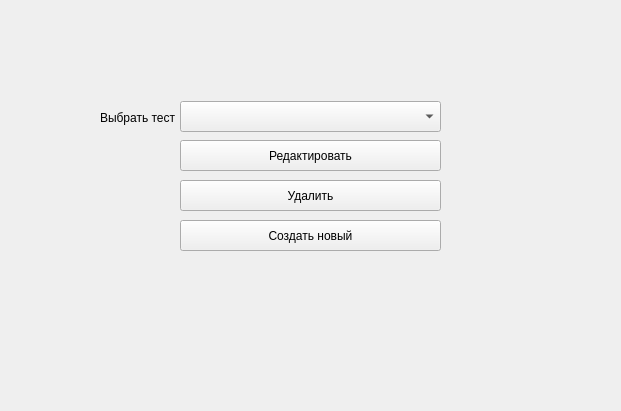
<?xml version="1.0" encoding="UTF-8"?>
<ui version="4.0">
 <class>Form</class>
 <widget class="QWidget" name="Form">
  <property name="geometry">
   <rect>
    <x>0</x>
    <y>0</y>
    <width>621</width>
    <height>411</height>
   </rect>
  </property>
  <property name="windowTitle">
   <string>Выбрать тест</string>
  </property>
  <widget class="QComboBox" name="tests">
   <property name="geometry">
    <rect>
     <x>180</x>
     <y>101</y>
     <width>261</width>
     <height>31</height>
    </rect>
   </property>
  </widget>
  <widget class="QPushButton" name="redact">
   <property name="geometry">
    <rect>
     <x>180</x>
     <y>140</y>
     <width>261</width>
     <height>31</height>
    </rect>
   </property>
   <property name="text">
    <string>Редактировать</string>
   </property>
  </widget>
  <widget class="QLabel" name="label">
   <property name="geometry">
    <rect>
     <x>100</x>
     <y>110</y>
     <width>81</width>
     <height>16</height>
    </rect>
   </property>
   <property name="text">
    <string>Выбрать тест</string>
   </property>
  </widget>
  <widget class="QPushButton" name="New">
   <property name="geometry">
    <rect>
     <x>180</x>
     <y>220</y>
     <width>261</width>
     <height>31</height>
    </rect>
   </property>
   <property name="text">
    <string>Создать новый</string>
   </property>
  </widget>
  <widget class="QPushButton" name="deleteTest">
   <property name="geometry">
    <rect>
     <x>180</x>
     <y>180</y>
     <width>261</width>
     <height>31</height>
    </rect>
   </property>
   <property name="text">
    <string>Удалить</string>
   </property>
  </widget>
 </widget>
 <resources/>
 <connections/>
</ui>
